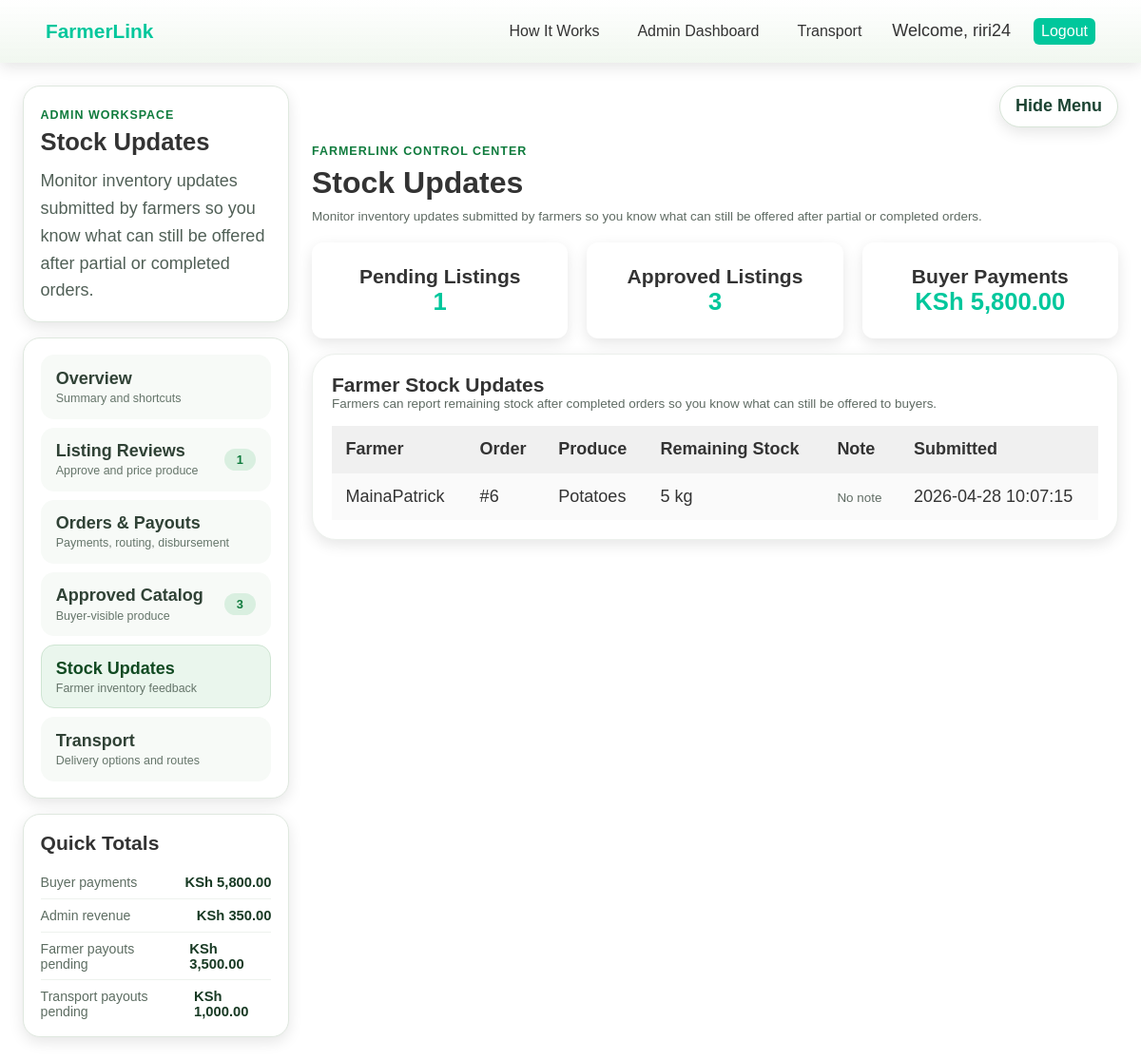
/admin-stock.php (signed in), run on the app's committed database.
### tables this page shows
CREATE TABLE `stock_updates` (
  `stock_update_id` int(11) NOT NULL,
  `listing_id` int(11) NOT NULL,
  `farmer_id` int(11) NOT NULL,
  `order_id` int(11) NOT NULL,
  `remaining_quantity` decimal(10,2) NOT NULL,
  `note` text DEFAULT NULL,
  `created_at` datetime NOT NULL DEFAULT current_timestamp()
);

CREATE TABLE `users` (
  `user_id` int(11) NOT NULL,
  `username` varchar(50) NOT NULL,
  `email` varchar(100) NOT NULL,
  `phone` varchar(20) DEFAULT NULL,
  `role` enum('farmer','buyer','admin') NOT NULL DEFAULT 'buyer',
  `county` varchar(80) NOT NULL DEFAULT 'Nairobi',
  `subcounty` varchar(100) DEFAULT NULL,
  `password` varchar(255) NOT NULL
);

CREATE TABLE `listings` (
  `listing_id` int(11) NOT NULL,
  `farmer_id` int(11) NOT NULL,
  `crop_name` varchar(100) NOT NULL,
  `category` varchar(50) NOT NULL,
  `price` decimal(10,2) NOT NULL,
  `approved_price` decimal(10,2) DEFAULT NULL,
  `admin_transport_fee` decimal(10,2) NOT NULL DEFAULT 0.00,
  `admin_platform_fee` decimal(10,2) NOT NULL DEFAULT 0.00,
  `unit` varchar(20) NOT NULL DEFAULT 'kg',
  `quantity` decimal(10,2) NOT NULL,
  `subcounty` varchar(255) NOT NULL,
  `description` text DEFAULT NULL,
  `delivery_available` tinyint(1) NOT NULL DEFAULT 0,
  `status` enum('active','sold_out') NOT NULL DEFAULT 'active',
  `approval_status` enum('pending','approved','rejected') NOT NULL DEFAULT 'pending',
  `approved_by` int(11) DEFAULT NULL,
  `approved_at` datetime DEFAULT NULL,
  `admin_notes` text DEFAULT NULL,
  `created_at` datetime NOT NULL DEFAULT current_timestamp()
);

### admin_shared.php (called while the page is built, shortened)
<?php
require_once 'marketplace_common.php';
function admin_fetch_marketplace_summary($db)
{
    $summary = array(
        'pending_listings' => 0,
        'approved_listings' => 0,
        'buyer_payments' => 0,
        'pending_farmer_payouts' => 0,
        'pending_transport_payouts' => 0,
        'admin_revenue' => 0
    );
    $listing_summary_result = mysqli_query(
        $db,
        "SELECT
            SUM(CASE WHEN approval_status = 'pending' THEN 1 ELSE 0 END) AS pending_listings,
            SUM(CASE WHEN approval_status = 'approved' THEN 1 ELSE 0 END) AS approved_listings
         FROM listings"
    );
    if ($listing_summary_result) {
        $summary = array_merge($summary, mysqli_fetch_assoc($listing_summary_result));
    }
    $payment_summary_result = mysqli_query(
        $db,
        "SELECT
            COALESCE(SUM(CASE WHEN payment_status = 'paid' THEN total ELSE 0 END), 0) AS buyer_payments,
            COALESCE(SUM(CASE WHEN payment_status = 'paid' THEN admin_markup_total + platform_fee ELSE 0 END), 0) AS admin_revenue,
            COALESCE(SUM(CASE WHEN payment_status = 'paid' AND farmer_payout_status = 'pending' THEN farmer_total ELSE 0 END), 0) AS pending_farmer_payouts,
            COALESCE(SUM(CASE WHEN payment_status = 'paid' AND transport_payout_status = 'pending' THEN transport_fee ELSE 0 END), 0) AS pending_transport_payouts
         FROM orders"
    );
    if ($payment_summary_result) {
        $summary = array_merge($summary, mysqli_fetch_assoc($payment_summary_result));
    }
    return $summary;
}
?>

### marketplace_common.php (called while the page is built, shortened)
<?php
function marketplace_h($value)
{
    return htmlspecialchars((string) $value, ENT_QUOTES, 'UTF-8');
}
function marketplace_money($value)
{
    return number_format((float) $value, 2);
}
function marketplace_quantity($value)
{
    return rtrim(rtrim(number_format((float) $value, 2, '.', ''), '0'), '.');
}
?>

### admin-stock.php (the view, shortened to what this page needs)
<?php
require_once 'admin_shared.php';
require_once 'admin_layout.php';
$db = marketplace_db();
$summary = admin_fetch_marketplace_summary($db);
$stock_updates_result = mysqli_query(
    $db,
    "SELECT su.stock_update_id, su.remaining_quantity, su.note, su.created_at, su.order_id,
            l.crop_name, l.unit, u.username AS farmer_name
     FROM stock_updates su
     JOIN listings l ON l.listing_id = su.listing_id
     JOIN users u ON u.user_id = su.farmer_id
     ORDER BY su.created_at DESC"
);
?>
<section class="admin-summary admin-summary-tight">
  <div class="summary-card">
    <h3>Pending Listings</h3>
    <p><?php echo number_format((float) ($summary['pending_listings'] ?? 0)); ?></p>
  </div>
  <div class="summary-card">
    <h3>Approved Listings</h3>
    <p><?php echo number_format((float) ($summary['approved_listings'] ?? 0)); ?></p>
  </div>
  <div class="summary-card">
    <h3>Buyer Payments</h3>
    <p>KSh <?php echo marketplace_money($summary['buyer_payments'] ?? 0); ?></p>
  </div>
</section>
<section class="fl-section">
  <div class="section-head">
    <div>
      <h3>Farmer Stock Updates</h3>
      <p class="muted-note">Farmers can report remaining stock after completed orders so you know what can still be offered to buyers.</p>
    </div>
  </div>
  <?php if (!$stock_updates_result || mysqli_num_rows($stock_updates_result) === 0) : ?>
    <p>No stock updates have been submitted yet.</p>
  <?php else : ?>
    <div class="table-wrapper">
      <table class="fl-table">
        <tr>
          <th>Farmer</th>
          <th>Order</th>
          <th>Produce</th>
          <th>Remaining Stock</th>
          <th>Note</th>
          <th>Submitted</th>
        </tr>
        <?php while ($update = mysqli_fetch_assoc($stock_updates_result)) : ?>
          <tr>
            <td><?php echo marketplace_h($update['farmer_name']); ?></td>
            <td>#<?php echo (int) $update['order_id']; ?></td>
            <td><?php echo marketplace_h($update['crop_name']); ?></td>
            <td><?php echo marketplace_quantity($update['remaining_quantity']); ?> <?php echo marketplace_h($update['unit']); ?></td>
            <td><?php echo !empty($update['note']) ? marketplace_h($update['note']) : '<span class="muted-note">No note</span>'; ?></td>
            <td><?php echo marketplace_h($update['created_at']); ?></td>
          </tr>
        <?php endwhile; ?>
      </table>
    </div>
  <?php endif; ?>
</section>

### styles.css (style rules this page uses)
:root { --primary-color: #00c79c; --primary-hover: #009e7c; --paypal-color: #003087; --paypal-hover: #002366; --stripe-color: #635bff; --stripe-hover: #4a42e6; --text-color: #333; --text-light: #555; --divider-color: #ddd; --background: linear-gradient(rgba(20,20,40,0.7), rgba(40,40,80,0.6)), url('https://images.unsplash.com/photo-1506905925346-21bda4d32df4?ixlib=rb-4.0.3&auto=format&fit=crop&w=2070&q=80') center/cover fixed; --white: #ffffff; --shadow: 0 5px 15px rgba(0, 0, 0, 0.1); --border-radius: 12px; }
* { margin: 0; padding: 0; box-sizing: border-box; }
body { font-family: 'Poppins', sans-serif; background: var(--background); color: var(--text-color); min-height: 100vh; margin: 0; padding: 0; -webkit-font-smoothing: antialiased; -moz-osx-font-smoothing: grayscale; }
.admin-summary { display: grid; grid-template-columns: repeat(auto-fit, minmax(220px, 1fr)); gap: 20px; padding: 0 2rem; }
.summary-card { background: white; padding: 1.5rem; border-radius: 12px; box-shadow: var(--shadow); text-align: center; }
.summary-card p { font-size: 1.6rem; font-weight: 600; color: var(--primary-color); }
table { width: 100%; border-collapse: collapse; background: white; box-shadow: var(--shadow); border-radius: 10px; overflow: hidden; }
th, td { padding: 1rem; text-align: left; }
th { background: #f0f0f0; }
tr:nth-child(even) { background: #fafafa; }
body { font-size: 18px; }
:root { --fl-green: #2d6a2d; --fl-green-hover: #4a9e4a; --fl-green-light: #e8f5e9; --fl-gold: #e8a020; }
.fl-section { padding: 2rem 5%; max-width: 1200px; margin: 0 auto; }

### dashboard.css (style rules this page uses)
.fl-section { background: #ffffff; padding: 1.25rem; border-radius: 25px; box-shadow: var(--shadow); border: 1px solid #edf1ed; margin: 1rem 0; }
.table-wrapper { width: 100%; overflow-x: auto; }
.fl-table { width: 100%; border-collapse: collapse; box-shadow: var(--shadow); border-radius: 20px; overflow: auto; table-layout: auto; }
.fl-table th, .fl-table td { padding: 0.9rem; text-align: left; }
.fl-table th { background: #f0f0f0; }
.fl-table tr:nth-child(even) { background: #fafafa; }
.muted-note { color: #5f6b63; font-size: 0.84rem; }

### admin-dashboard.css (style rules this page uses)
.admin-page-body { background: #ffffff !important; color: #333; }
.admin-summary-tight { padding: 0; }
.section-head { display: flex; justify-content: space-between; align-items: center; gap: 1rem; margin-bottom: 1rem; flex-wrap: wrap; }

### data on the page
stock_updates: users.username "MainaPatrick", order "6", listing.crop_name "Potatoes", remaining_quantity "5", listing.unit "kg", note "No note", created_at "2026-04-28 10:07:15"

### other printed values
$_SESSION['username'] "riri24"
marketplace_h($title) "Stock Updates"
marketplace_h($description) "Monitor inventory updates submitted by farmers so you know what can still be offered after partial or completed orders."
marketplace_h($link['label']) "Overview"
marketplace_h($link['caption']) "Summary and shortcuts"
marketplace_h($link['label']) "Listing Reviews"
marketplace_h($link['caption']) "Approve and price produce"
marketplace_h($badge) "1"
marketplace_h($link['label']) "Orders & Payouts"
marketplace_h($link['caption']) "Payments, routing, disbursement"
marketplace_h($link['label']) "Approved Catalog"
marketplace_h($link['caption']) "Buyer-visible produce"
marketplace_h($badge) "3"
marketplace_h($link['label']) "Stock Updates"
marketplace_h($link['caption']) "Farmer inventory feedback"
